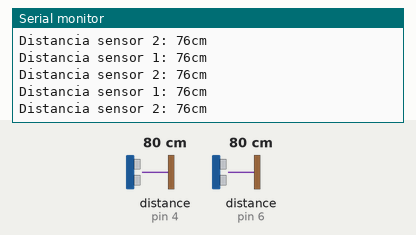
Recording of a sketch running on a simulated Arduino Uno, built with avr-gcc and run on an emulated ATmega328P. On the bench: the last lines printed to the serial monitor. Wiring (inferred from the names in the program): 2 × ultrasonic range finder: trigger pin 5, echo pin 4 / trigger pin 7, echo pin 6. Inputs (shaded band) come from the test bench; at power-on: distance to the obstacle (sensors on pin 4, pin 6) 80 cm. The echo pulse lasts 58.3 µs per cm.

Above: at 1.2 s.
1.3 s: distance to the obstacle (sensor on pin 4) set to 35 cm
At 1.43 s:
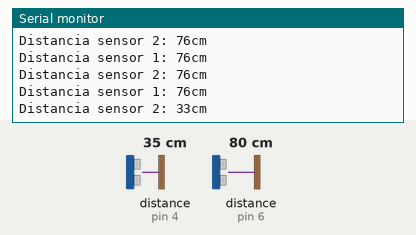
4.3 s: distance to the obstacle (sensor on pin 6) set to 2 cm
At 4.35 s:
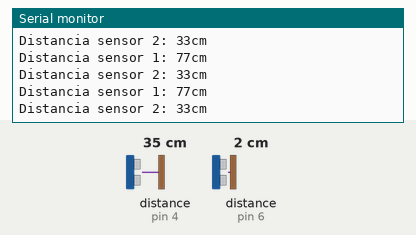
7.3 s: distance to the obstacle (sensor on pin 4) set to 18 cm
At 7.36 s:
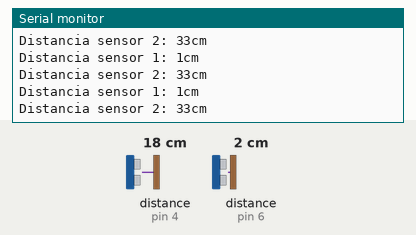
10.3 s: distance to the obstacle (sensor on pin 6) set to 18 cm
At 10.34 s:
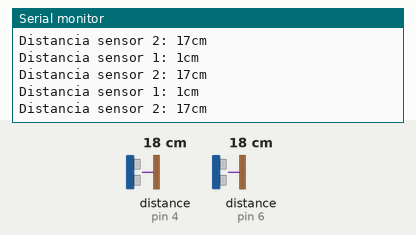
13.3 s: distance to the obstacle (sensor on pin 4) set to 9 cm
At 13.35 s:
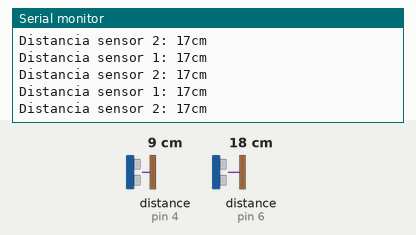
16.3 s: distance to the obstacle (sensor on pin 6) set to 35 cm
At 16.34 s:
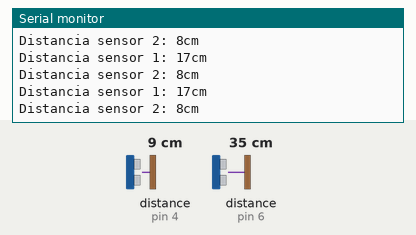
Timing chart, 0 to 19.3 s (numbered marks = the images above; inputs shaded):
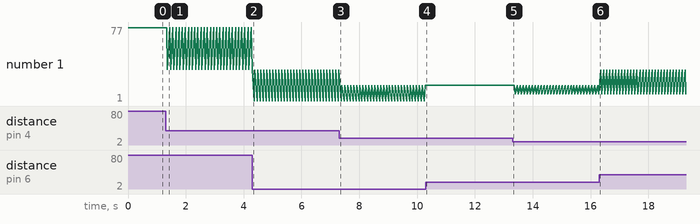

The sketch:

sketch_feb23a.ino
```cpp
const int Echo=6;
const int Trigger=7;
//Sensor der
const int Echo2=4;
const int Trigger2=5;
int distance;
int distance2;

void setup() {
 Serial.begin(9600);
 //Sensor 1
 pinMode(Trigger,OUTPUT);
 pinMode(Echo,INPUT);
 digitalWrite(Trigger,LOW);
 //Sensor 2
 pinMode(Trigger2,OUTPUT);
 pinMode(Echo2,INPUT);
 digitalWrite(Trigger2,LOW);

}
//Sensor 1
int detecta_sensor() {
 long t;
 long d;

 digitalWrite(Trigger,LOW);
 delayMicroseconds(5);
 digitalWrite(Trigger,HIGH);
 delayMicroseconds(15);
 digitalWrite(Trigger,LOW);
 t=pulseIn(Echo,HIGH);
 d=t*0.01657;
 return (d);

}

//Sensor 2
int detecta_sensor2() {
 long t2;
 long d2;

 digitalWrite(Trigger2,LOW);
 delayMicroseconds(5);
 digitalWrite(Trigger2,HIGH);
 delayMicroseconds(15);
 digitalWrite(Trigger2,LOW);
 t2=pulseIn(Echo2,HIGH);
 d2=t2*0.01657;
 return (d2);

}

void loop() {
 //Sensor 1
 distance=detecta_sensor();
 Serial.print("Distancia sensor 1: ");
 Serial.print(distance);
 Serial.println ("cm");
 //Sensor 2
 distance2=detecta_sensor2();
 Serial.print("Distancia sensor 2: ");
 Serial.print(distance2);
 Serial.println ("cm");

 delay(100);
}
```

Measured:
- after the input at 1.3 s, the serial monitor: prints a new line after 0.06 s (image 1)
- plotted number 1: 76 → 33 after the input at 1.3 s, 33 → 17 after the input at 7.3 s, 17 → 8 after the input at 13.3 s
